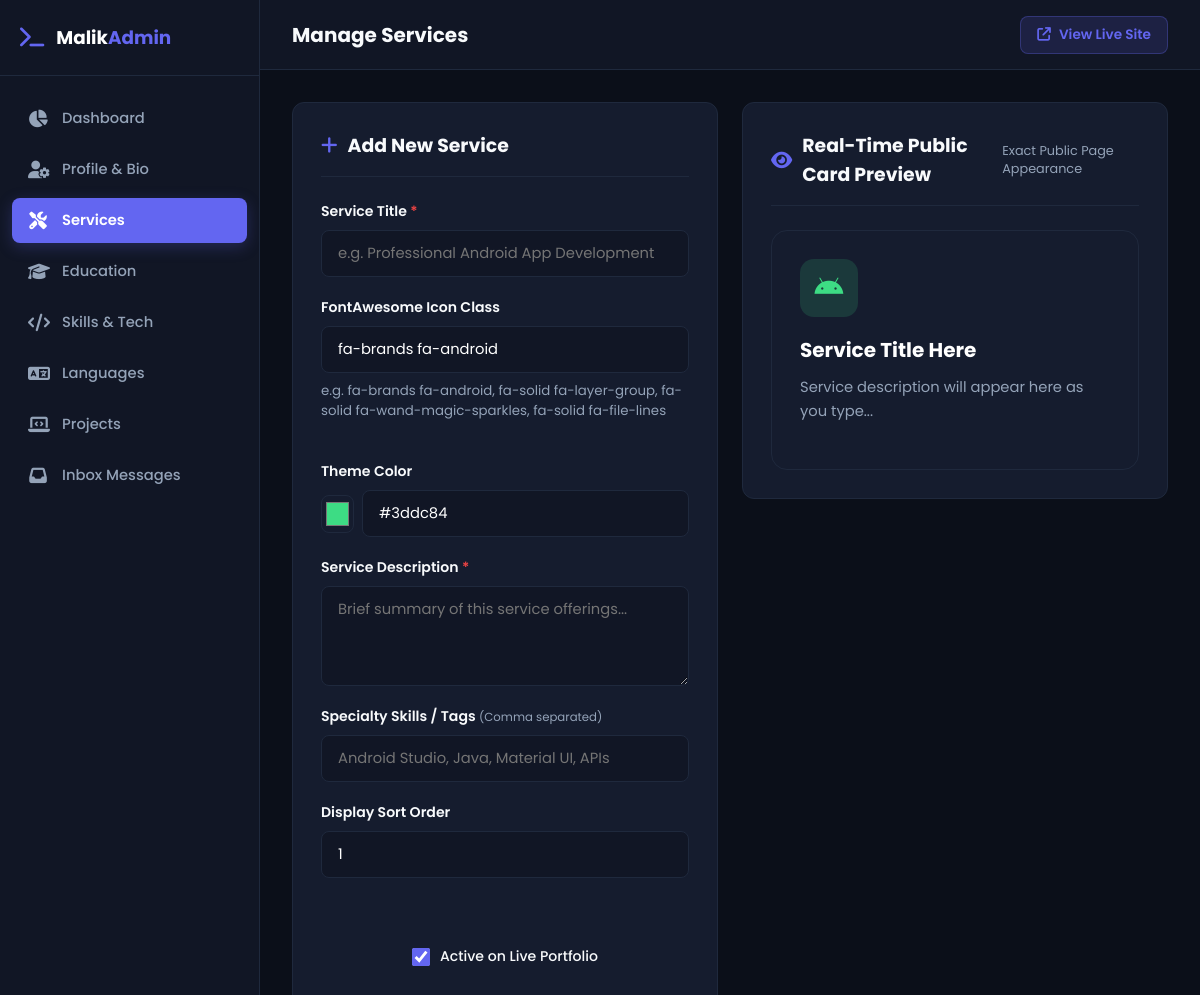
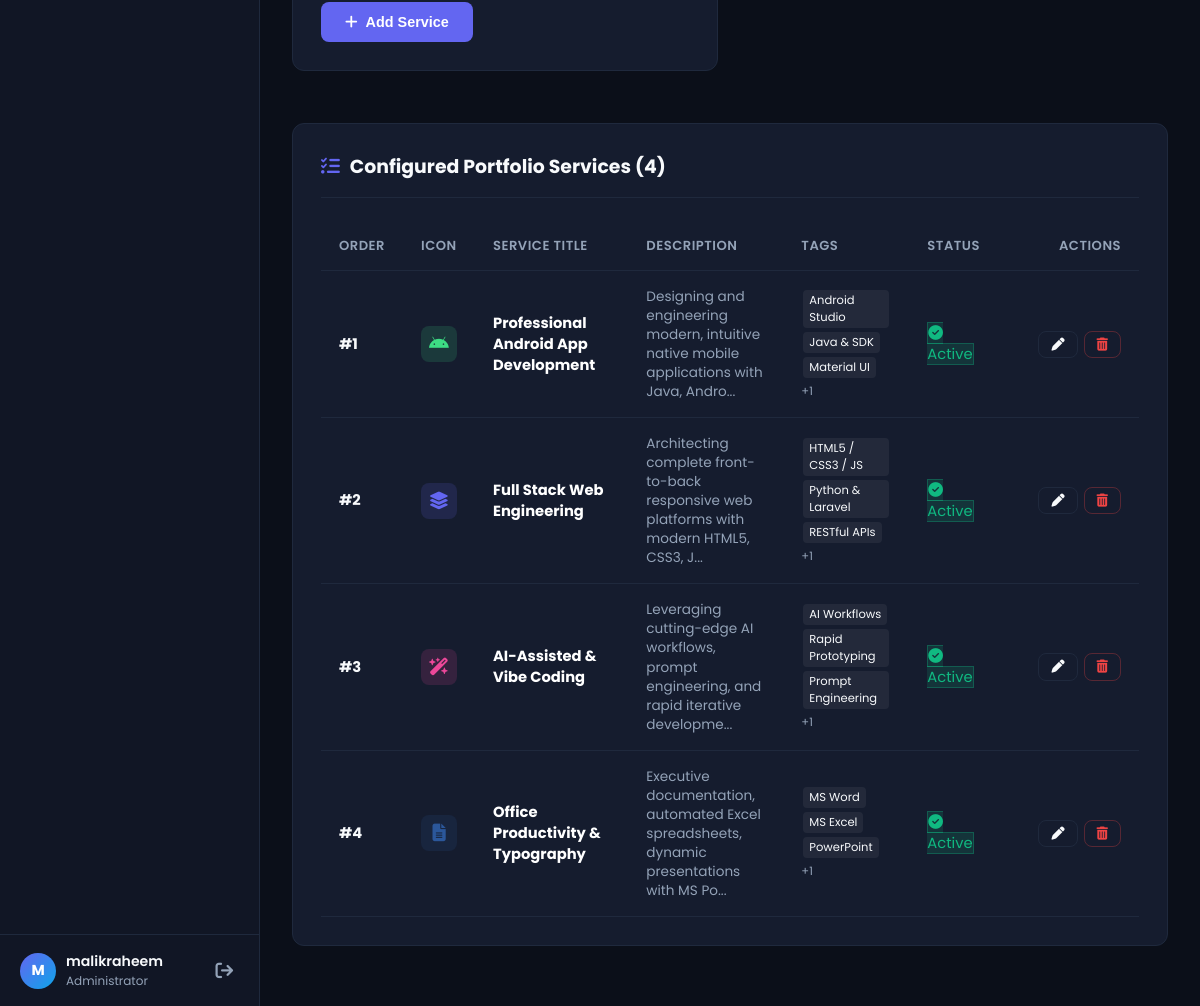
Screenshot of /admin/services.php (signed in) with the database file from the repository (2 pictures, top to bottom).
### tables this page shows
CREATE TABLE IF NOT EXISTS `services` (
  `id` INT AUTO_INCREMENT PRIMARY KEY,
  `title` VARCHAR(255) NOT NULL,
  `description` TEXT NOT NULL,
  `icon_class` VARCHAR(100) DEFAULT 'fa-solid fa-code',
  `icon_color` VARCHAR(50) DEFAULT '#6366f1',
  `tags` VARCHAR(255) NULL,
  `sort_order` INT DEFAULT 1,
  `is_active` TINYINT(1) DEFAULT 1,
  `created_at` DATETIME DEFAULT CURRENT_TIMESTAMP
);

### includes/functions.php (called while the page is built, shortened)
<?php
function getServicesList(bool $onlyActive = true): array {
    $pdo = getDBConnection();
    $sql = "SELECT * FROM `services`";
    $sql .= " ORDER BY `sort_order` ASC, `id` ASC";
    return $pdo->query($sql)->fetchAll();
}

### admin/services.php (the view, shortened to what this page needs)
<?php
require_once __DIR__ . '/header.php';
$editService = null;
$servicesList = getServicesList(false);
?>
<div style="display: grid; grid-template-columns: 1fr 1fr; gap: 24px; align-items: start;">
    <div class="content-card">
        <div class="card-header">
            <h3>
                <i class="fa-solid <?= $editService ? 'fa-pen-to-square' : 'fa-plus' ?>"></i>
                <?= $editService ? 'Edit Service' : 'Add New Service' ?>
            </h3>
        </div>
        <form action="services.php" method="POST">
            <div class="form-group">
                <label for="title">Service Title <span style="color: var(--adm-danger);">*</span></label>
                <input type="text" id="title" name="title" class="form-control" placeholder="e.g. Professional Android App Development" value="<?= htmlspecialchars($editService['title'] ?? '') ?>" required oninput="previewService()">
            </div>
            <div class="form-grid">
                <div class="form-group">
                    <label for="icon_class">FontAwesome Icon Class</label>
                    <input type="text" id="icon_class" name="icon_class" class="form-control" placeholder="fa-brands fa-android" value="<?= htmlspecialchars($editService['icon_class'] ?? 'fa-brands fa-android') ?>" oninput="previewService()">
                    <small style="color: var(--adm-text-muted);">e.g. fa-brands fa-android, fa-solid fa-layer-group, fa-solid fa-wand-magic-sparkles, fa-solid fa-file-lines</small>
                </div>
                <div class="form-group">
                    <label for="icon_color">Theme Color</label>
                    <div style="display: flex; gap: 8px; align-items: center;">
                        <input type="color" id="icon_color_picker" value="<?= htmlspecialchars($editService['icon_color'] ?? '#3ddc84') ?>" style="width: 45px; height: 38px; padding: 2px; border: 1px solid var(--adm-border); border-radius: var(--adm-radius-sm); background: transparent; cursor: pointer;" oninput="document.getElementById('icon_color').value = this.value; previewService();">
                        <input type="text" id="icon_color" name="icon_color" class="form-control" value="<?= htmlspecialchars($editService['icon_color'] ?? '#3ddc84') ?>" placeholder="#3ddc84" oninput="document.getElementById('icon_color_picker').value = this.value; previewService();">
                    </div>
                </div>
            </div>
            <div class="form-group">
                <label for="description">Service Description <span style="color: var(--adm-danger);">*</span></label>
                <textarea id="description" name="description" class="form-control" rows="3" placeholder="Brief summary of this service offerings..." required oninput="previewService()"><?= htmlspecialchars($editService['description'] ?? '') ?></textarea>
            </div>
            <div class="form-group">
                <label for="tags">Specialty Skills / Tags <small>(Comma separated)</small></label>
                <input type="text" id="tags" name="tags" class="form-control" placeholder="Android Studio, Java, Material UI, APIs" value="<?= htmlspecialchars($editService['tags'] ?? '') ?>" oninput="previewService()">
            </div>
            <div class="form-grid">
                <div class="form-group">
                    <label for="sort_order">Display Sort Order</label>
                    <input type="number" id="sort_order" name="sort_order" class="form-control" value="<?= htmlspecialchars($editService['sort_order'] ?? 1) ?>" min="0">
                </div>
                <div class="form-group" style="display: flex; align-items: center; margin-top: 28px;">
                    <label style="display: flex; align-items: center; gap: 10px; cursor: pointer; user-select: none;">
                        <input type="checkbox" name="is_active" value="1" <?= (!isset($editService) || !empty($editService['is_active'])) ? 'checked' : '' ?> style="width: 18px; height: 18px; accent-color: var(--adm-primary);">
                        <span style="font-weight: 500;">Active on Live Portfolio</span>
                    </label>
                </div>
            </div>
            <button type="submit" class="btn btn-primary" style="padding: 12px 24px; margin-top: 10px;">
                <i class="fa-solid <?= $editService ? 'fa-floppy-disk' : 'fa-plus' ?>"></i>
                <?= $editService ? 'Update Service' : 'Add Service' ?>
            </button>
        </form>
    </div>
    <div class="content-card">
        <div class="card-header">
            <h3><i class="fa-solid fa-eye"></i> Real-Time Public Card Preview</h3>
            <span style="font-size: 0.8rem; color: var(--adm-text-muted);">Exact Public Page Appearance</span>
        </div>
        <div style="background-color: var(--adm-card-bg); border: 1px solid var(--adm-border); border-radius: 16px; padding: 28px; position: relative; overflow: hidden;">
            <div id="previewIconBox" style="width: 58px; height: 58px; border-radius: 14px; background-color: rgba(61, 220, 132, 0.15); color: #3ddc84; display: flex; align-items: center; justify-content: center; font-size: 1.6rem; margin-bottom: 20px;">
                <i id="previewIcon" class="fa-brands fa-android"></i>
            </div>
            <h3 id="previewTitle" style="font-size: 1.25rem; font-weight: 700; color: #ffffff; margin-bottom: 12px; line-height: 1.35;">
            </h3>
            <p id="previewDesc" style="color: var(--adm-text-muted); font-size: 0.92rem; line-height: 1.6; margin-bottom: 18px;">
            </p>
        </div>
    </div>
</div>
<div class="content-card" style="margin-top: 24px;">
    <div class="card-header">
        <h3><i class="fa-solid fa-list-check"></i> Configured Portfolio Services (<?= count($servicesList) ?>)</h3>
    </div>
    <div class="table-responsive">
        <?php if (!empty($servicesList)): ?>
            <table class="adm-table">
                <thead>
                    <tr>
                        <th style="width: 60px;">Order</th>
                        <th>Icon</th>
                        <th>Service Title</th>
                        <th>Description</th>
                        <th>Tags</th>
                        <th>Status</th>
                        <th style="text-align: right; width: 140px;">Actions</th>
                    </tr>
                </thead>
                <tbody>
                    <?php foreach ($servicesList as $srv): ?>
                        <tr>
                            <td><strong>#<?= htmlspecialchars($srv['sort_order']) ?></strong></td>
                            <td>
                                <div style="width: 36px; height: 36px; border-radius: 8px; background-color: <?= htmlspecialchars($srv['icon_color']) ?>26; color: <?= htmlspecialchars($srv['icon_color']) ?>; display: flex; align-items: center; justify-content: center; font-size: 1.1rem;">
                                    <i class="<?= htmlspecialchars($srv['icon_class']) ?>"></i>
                                </div>
                            </td>
                            <td><strong style="color: #ffffff;"><?= htmlspecialchars($srv['title']) ?></strong></td>
                            <td style="max-width: 280px; color: var(--adm-text-muted); font-size: 0.85rem; line-height: 1.4;">
                                <?= htmlspecialchars(mb_strimwidth($srv['description'], 0, 90, '...')) ?>
                            </td>
                            <td style="max-width: 200px;">
                                <?php
                                $tList = array_map('trim', explode(',', $srv['tags'] ?? ''));
                                foreach (array_slice($tList, 0, 3) as $t):
                                ?>
                                    <span style="display: inline-block; padding: 2px 6px; font-size: 0.72rem; border-radius: 4px; background: rgba(255,255,255,0.06); margin: 2px; color: var(--adm-text);"><?= htmlspecialchars($t) ?></span>
                                <?php endforeach; ?>
                                <?php if (count($tList) > 3): ?>
                                    <span style="font-size: 0.72rem; color: var(--adm-text-muted);">+<?= count($tList) - 3 ?></span>
                                <?php endif; ?>
                            </td>
                            <td>
                                <a href="services.php?toggle=<?= $srv['id'] ?>" title="Click to toggle status" style="text-decoration: none;">
                                    <?php if (!empty($srv['is_active'])): ?>
                                        <span class="badge" style="background: rgba(16, 185, 129, 0.15); color: #10b981; border: 1px solid rgba(16, 185, 129, 0.3);">
                                            <i class="fa-solid fa-circle-check"></i> Active
                                        </span>
                                    <?php else: ?>
                                        <span class="badge" style="background: rgba(239, 68, 68, 0.15); color: #ef4444; border: 1px solid rgba(239, 68, 68, 0.3);">
                                            <i class="fa-solid fa-circle-pause"></i> Inactive
                                        </span>
                                    <?php endif; ?>
                                </a>
                            </td>
                            <td style="text-align: right;">
                                <div style="display: flex; gap: 6px; justify-content: flex-end;">
                                    <a href="services.php?edit=<?= $srv['id'] ?>" class="btn btn-outline btn-sm" title="Edit Service">
                                        <i class="fa-solid fa-pen"></i>
                                    </a>
                                    <a href="services.php?delete=<?= $srv['id'] ?>" class="btn btn-outline btn-sm" style="color: var(--adm-danger); border-color: rgba(239,68,68,0.3);" onclick="return confirm('Are you sure you want to delete this service?');" title="Delete Service">
                                        <i class="fa-solid fa-trash-can"></i>
                                    </a>
                                </div>
                            </td>
                        </tr>
                    <?php endforeach; ?>
                </tbody>
            </table>
        <?php else: ?>
            <p style="color: var(--adm-text-muted); text-align: center; padding: 24px 0;">No services configured. Add your first service above.</p>
        <?php endif; ?>
    </div>
</div>
<?php require_once __DIR__ . '/footer.php'; ?>

### admin/admin.css (style rules this page uses)
:root { --adm-bg: #0b0f19; --adm-sidebar: #111625; --adm-card: #151c2e; --adm-card-hover: #192237; --adm-border: #1f293d; --adm-primary: #6366f1; --adm-primary-hover: #4f46e5; --adm-primary-glow: rgba(99, 102, 241, 0.25); --adm-success: #10b981; --adm-warning: #f59e0b; --adm-danger: #ef4444; --adm-info: #0ea5e9; --adm-text: #f8fafc; --adm-text-muted: #94a3b8; --adm-radius: 12px; --adm-radius-sm: 8px; --adm-transition: all 0.25s ease; }
* { margin: 0; padding: 0; box-sizing: border-box; }
body { font-family: 'Poppins', -apple-system, BlinkMacSystemFont, 'Segoe UI', Roboto, sans-serif; background-color: var(--adm-bg); color: var(--adm-text); min-height: 100vh; display: flex; }
a { color: inherit; text-decoration: none; }
.content-card { background-color: var(--adm-card); border: 1px solid var(--adm-border); border-radius: var(--adm-radius); padding: 28px; margin-bottom: 28px; }
.card-header { display: flex; justify-content: space-between; align-items: center; margin-bottom: 24px; padding-bottom: 16px; border-bottom: 1px solid var(--adm-border); }
.card-header h3 { font-size: 1.18rem; font-weight: 700; display: flex; align-items: center; gap: 10px; }
.card-header h3 i { color: var(--adm-primary); }
.table-responsive { overflow-x: auto; }
.adm-table { width: 100%; border-collapse: collapse; font-size: 0.92rem; }
.adm-table th { text-align: left; padding: 14px 18px; color: var(--adm-text-muted); font-weight: 600; font-size: 0.82rem; text-transform: uppercase; letter-spacing: 0.5px; border-bottom: 1px solid var(--adm-border); }
.adm-table td { padding: 16px 18px; border-bottom: 1px solid var(--adm-border); vertical-align: middle; }
.btn { display: inline-flex; align-items: center; gap: 8px; padding: 10px 20px; border-radius: var(--adm-radius-sm); font-size: 0.9rem; font-weight: 600; cursor: pointer; border: none; transition: var(--adm-transition); }
.btn-primary { background-color: var(--adm-primary); color: #ffffff; }
.btn-outline { background: transparent; border: 1px solid var(--adm-border); color: var(--adm-text); }
.btn-sm { padding: 6px 12px; font-size: 0.82rem; }
.form-grid { display: grid; grid-template-columns: repeat(auto-fit, minmax(280px, 1fr)); gap: 20px; }
.form-group { display: flex; flex-direction: column; gap: 8px; margin-bottom: 20px; }
.form-group label { font-size: 0.88rem; font-weight: 600; color: var(--adm-text); }
.form-group label small { color: var(--adm-text-muted); font-weight: 400; }
.form-control { padding: 12px 16px; background-color: var(--adm-sidebar); border: 1px solid var(--adm-border); border-radius: var(--adm-radius-sm); color: #ffffff; font-family: inherit; font-size: 0.92rem; outline: none; transition: var(--adm-transition); }
textarea.form-control { resize: vertical; min-height: 100px; }

### rows the page displays
services: sort_order "1", title "Professional Android App Development", description "Designing and engineering modern, intuitive native mobile applications with Java, Andro...", tags "Android Studio", tags "Java & SDK", tags "Material UI", count($tList)-3 "1", is_active 1 (drawn)
services: sort_order "2", title "Full Stack Web Engineering", description "Architecting complete front-to-back responsive web platforms with modern HTML5, CSS3, J...", tags "HTML5 / CSS3 / JS", tags "Python & Laravel", tags "RESTful APIs", count($tList)-3 "1", is_active 1 (drawn)
services: sort_order "3", title "AI-Assisted & Vibe Coding", description "Leveraging cutting-edge AI workflows, prompt engineering, and rapid iterative developme...", tags "AI Workflows", tags "Rapid Prototyping", tags "Prompt Engineering", count($tList)-3 "1", is_active 1 (drawn)
services: sort_order "4", title "Office Productivity & Typography", description "Executive documentation, automated Excel spreadsheets, dynamic presentations with MS Po...", tags "MS Word", tags "MS Excel", tags "PowerPoint", count($tList)-3 "1", is_active 1 (drawn)

### other values shown
$_SESSION['admin_username'] "malikraheem"
$pageTitle "Manage Services"
count($servicesList) "4"
